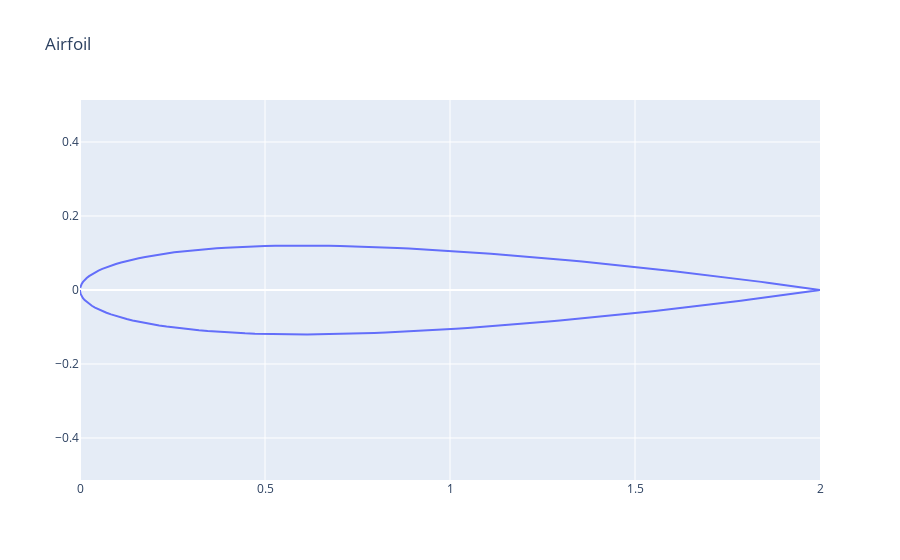

Source (notebook cell):
### Code cell
from parafoil import NACAAirfoil


NACAAirfoil('0012', chord_length=2).visualize()

### Figure 1 — Plotly figure (JSON) as saved in the notebook; plotly's stock layout.template omitted (floating-point values rounded to 4 significant figures; data arrays with more than 128 entries replaced by an {"elided": "..."} marker saying what was removed)
{"data": [{"name": "Airfoil", "type": "scatter", "x": {"elided": "198 float values"}, "y": {"elided": "198 float values"}}], "layout": {"title": {"text": "Airfoil"}, "yaxis": {"scaleanchor": "x"}}}
